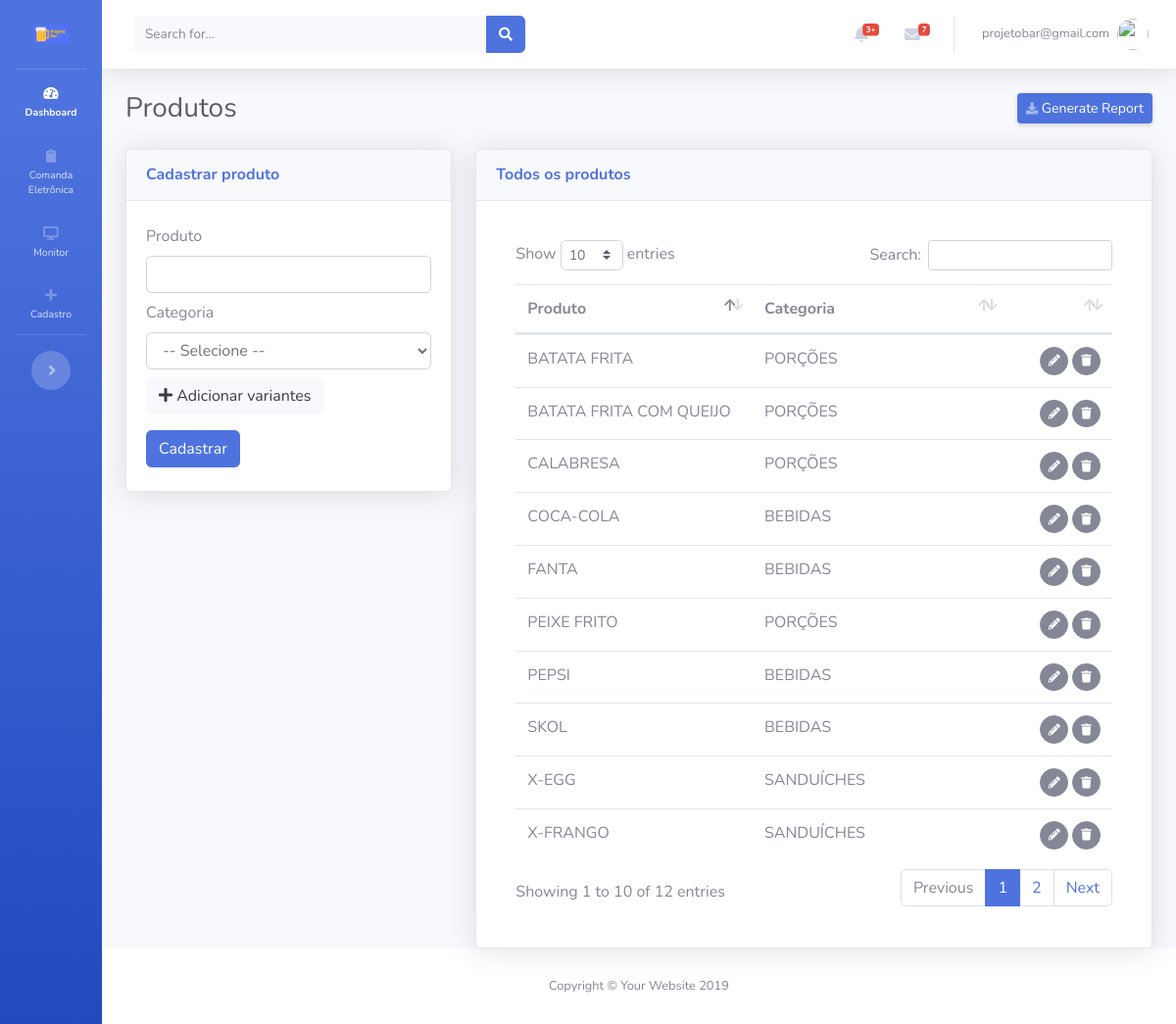
Page /views/produtos/Cadastrar.php (signed in) on the committed database.
### tables this page shows
CREATE TABLE IF NOT EXISTS `produtos` (
  `id` int(11) NOT NULL AUTO_INCREMENT,
  `produto` varchar(200) NOT NULL,
  `categoria` int(11) NOT NULL COMMENT 'FK',
  `usuario` int(11) NOT NULL COMMENT 'FK',
  `cadastro` datetime NOT NULL,
  `modificado` datetime NOT NULL,
  PRIMARY KEY (`id`)
);

CREATE TABLE IF NOT EXISTS `categorias` (
  `id` int(11) NOT NULL AUTO_INCREMENT,
  `categoria` varchar(200) NOT NULL,
  `usuario` int(11) NOT NULL COMMENT 'FK',
  `cadastro` datetime NOT NULL,
  `modificado` datetime NOT NULL,
  PRIMARY KEY (`id`)
);

### config.php (called while the page is built, shortened)
<?php
$app_token= 'appbar1';

### controllers/sidebar/ControllerSidebarToggle.php (called while the page is built)
<?php
$sqlCosultaToggle="SELECT * FROM sidebar WHERE id_usuario = '".$_SESSION['id'.$app_token]."' LIMIT 1";
$resultCosultaToggle=mysqli_query($conecta,$sqlCosultaToggle);
$CosultaToggle=mysqli_fetch_assoc($resultCosultaToggle);

### views/produtos/templates/FormularioExibir.php (the view, shortened to what this page needs)
<div class="card shadow mb-12" id="cardFormularioExibir" style="display:none;">
  <div class="card-header py-3">
    <h6 class="m-0 font-weight-bold text-primary">Todos os produtos</h6>
  </div>
  <div class="card-body">
    <?php
    $sql="
    SELECT
    a.id,
    a.produto,
    b.categoria
    FROM produtos a
    LEFT JOIN categorias b on (a.categoria=b.id) order by produto ASC";
    if ($result=mysqli_query($conecta,$sql))
    {
      ?>
      <div class="card-body">
        <div class="table-responsive">
          <table class="table cell-border table-hover" id="dataTable" width="100%" cellspacing="0">
            <thead>
              <tr>
                <th>Produto</th>
                <th>Categoria</th>
                <th></th>
              </tr>
            </thead>
            <tfoot>
              <tbody>
                <?php
                while ($row=mysqli_fetch_assoc($result))
                {
                 ?>
                 <tr>
                  <td><?php echo $row['produto'];?></td>
                  <td><?php echo $row['categoria'];?></td>
                  <td align="right">
                    <span id="acoes">
                      <button class="btn btn-secondary btn-circle btn-sm botaoEditarProdutoTransicao" idproduto="<?=$row['id']?>">
                        <i class="fas fa-pencil-alt"></i></button>
                        <button class="btn btn-secondary btn-circle btn-sm botaoExcluirProdutoTransicao" data-toggle="modal" data-target="#modalExcluirProduto" idproduto="<?=$row['id']?>"> <i class="fas fa-trash"></i>
                        </span>
                      </td>
                    </tr>
                    <?php
                  }
                  ?>
                </tbody>
              </table>
            </div>
          </div>
          <?php
        }
        ?>
      </div>
    </div>

### inc/header.php (shortened to what this page needs)
<!DOCTYPE html>
<html lang="en">
<head>
  <link href="<?php echo BASEURL; ?>vendor/fontawesome-free/css/all.min.css" rel="stylesheet" type="text/css">
  <link href="<?php echo BASEURL; ?>css/sb-admin-2.css" rel="stylesheet">
  <link href="<?php echo BASEURL;?>vendor/alertify/css/alertify.min.css" rel="stylesheet">
</head>
  <?php include_once($ControllerSidebarToggle); ?>

### views/produtos/Cadastrar.php (shortened to what this page needs)
<?php
$app_page_name="produtos";
include ('../../config.php');
include('../../inc/header.php');
?>
<link href="<?php echo BASEURL;?>vendor/datatables/dataTables.bootstrap4.min.css" rel="stylesheet">
<body id="page-top">
  <div id="wrapper">
    <?php include('../../inc/sidebar.php'); ?>
    <div id="content-wrapper" class="d-flex flex-column">
      <div id="content">
       <?php include('../../inc/topbar.php'); ?>
       <div class="container-fluid">
        <div class="d-sm-flex align-items-center justify-content-between mb-4">
          <h1 class="h3 mb-0 text-gray-800"><?php echo ucfirst($app_page_name); ?></h1>
          <a href="#" class="d-none d-sm-inline-block btn btn-sm btn-primary shadow-sm"><i class="fas fa-download fa-sm text-white-50"></i> Generate Report</a>
        </div>
        <div id="contentTemplateMaster">
         <?php include ('templates/TemplateMaster.php'); ?>
       </div>
     </div>
   </div>
 </div>
</div>
<?php include('../../inc/footer.php'); ?>

### inc/sidebar.php (shortened to what this page needs)
    <ul class="navbar-nav bg-gradient-primary sidebar sidebar-dark accordion  <?php echo $CosultaToggle['status']; ?>" id="accordionSidebar">
      <a class="sidebar-brand d-flex align-items-center justify-content-center" href="<?php echo BASEURL.'index.php'; ?>">
        <img src="<?php echo BASEURL;?>img/logo_azul_small.png" width="50%">
    </a>
    <hr class="sidebar-divider my-0">
    <li class="nav-item active">
      <a class="nav-link" href="<?php echo BASEURL.'index.php'; ?>">
        <i class="fas fa-fw fa-tachometer-alt"></i>
        <span>Dashboard</span></a>
      </li>
      <li class="nav-item">
        <a class="nav-link collapsed" href="#" data-toggle="collapse" data-target="#collapsePage1" aria-expanded="true" aria-controls="collapsePages">
          <i class="fas fa-clipboard"></i>
          <span>Comanda Eletrônica</span>
        </a>
    </li>
    <li class="nav-item">
      <a class="nav-link collapsed" href="#" data-toggle="collapse" data-target="#collapsePage2" aria-expanded="true" aria-controls="collapsePages">
        <i class="fas fa-desktop"></i>
        <span>Monitor</span>
      </a>
  </li>
  <li class="nav-item">
    <a class="nav-link collapsed" href="#" data-toggle="collapse" data-target="#collapsePages3" aria-expanded="true" aria-controls="collapsePages">
      <i class="fas fa-plus"></i>
      <span>Cadastro</span>
    </a>
</li>
  <hr class="sidebar-divider d-none d-md-block">
  <div class="text-center d-none d-md-inline">
    <button class="rounded-circle border-0" id="sidebarToggle" name="sidebarToggle"></button>
  </div>
</ul>

### inc/topbar.php (shortened to what this page needs)
<nav class="navbar navbar-expand navbar-light bg-white topbar mb-4 static-top shadow">
  <form class="d-none d-sm-inline-block form-inline mr-auto ml-md-3 my-2 my-md-0 mw-100 navbar-search">
    <div class="input-group">
      <input type="text" class="form-control bg-light border-0 small" placeholder="Search for..." aria-label="Search" aria-describedby="basic-addon2">
      <div class="input-group-append">
        <button class="btn btn-primary" type="button">
          <i class="fas fa-search fa-sm"></i>
        </button>
      </div>
    </div>
  </form>
  <ul class="navbar-nav ml-auto">
    <li class="nav-item dropdown no-arrow mx-1">
      <a class="nav-link dropdown-toggle" href="#" id="alertsDropdown" role="button" data-toggle="dropdown" aria-haspopup="true" aria-expanded="false">
        <i class="fas fa-bell fa-fw"></i>
        <span class="badge badge-danger badge-counter">3+</span>
      </a>
    </li>
    <li class="nav-item dropdown no-arrow mx-1">
      <a class="nav-link dropdown-toggle" href="#" id="messagesDropdown" role="button" data-toggle="dropdown" aria-haspopup="true" aria-expanded="false">
        <i class="fas fa-envelope fa-fw"></i>
        <span class="badge badge-danger badge-counter">7</span>
      </a>
    </li>
    <li class="nav-item dropdown no-arrow">
      <a class="nav-link dropdown-toggle" href="#" id="userDropdown" role="button" data-toggle="dropdown" aria-haspopup="true" aria-expanded="false">
        <span class="mr-2 d-none d-lg-inline text-gray-600 small"><?php echo $_SESSION['login'.$app_token]; ?></span>
        <img class="img-profile rounded-circle" src="https://source.unsplash.com/QAB-WJcbgJk/60x60">
      </a>
    </li>
  </ul>
</nav>

### views/produtos/templates/TemplateMaster.php (shortened to what this page needs)
<?php
$FormularioCadastrar = $_SERVER['DOCUMENT_ROOT'];
$FormularioCadastrar .= BASEURL . "views/produtos/templates/FormularioCadastrar.php";
$FormularioExibir = $_SERVER['DOCUMENT_ROOT'];
$FormularioExibir .= BASEURL . "views/produtos/templates/FormularioExibir.php";
?>
<div class="row">
<div class="col-xl-4 col-lg-5">
<?php include ($FormularioCadastrar); ?>
</div>
<div class="col-xl-8 col-lg-7">
<?php include ($FormularioExibir); ?>

### views/produtos/templates/FormularioCadastrar.php (shortened to what this page needs)
  <div class="card shadow mb-4 FormularioCadastrarProduto">
    <div class="card-header py-3">
      <h6 class="m-0 font-weight-bold text-primary">Cadastrar produto</h6>
    </div>
    <div class="card-body">
      <div class="row">
        <div class="col-12 col-md-12 col-xl-12 col-lg-9 py-1">
          <label>Produto</label>
          <input type="text" id="produto" class="form-control"  required />
        </div>
        <div class="col-12 col-md-12 col-xl-12 col-lg-9 py-1">
          <label>Categoria</label>
          <select class="form-control" id="categoria">
            <?php include($ModelSelectCategoria); ?>
          </select>
        </div>
      <div class="col-12 col-md-12 col-xl-12 col-lg-9 py-1">
        <button type="button" class="btn btn-light" onclick="addCampos()"><i class="fas fa-plus"></i> Adicionar variantes</button>
      </div>
      <div class="col-12 col-md-12 col-xl-12 col-lg-9 py-1">
      </div>
    </div>
    <div class="row">
      <div class="col-2 col-md-2 col-xl-1 col-lg-1 py-1">
        <button class="btn btn-primary" id="botaoCadastrarProduto">Cadastrar</button>
      </div>
    </div>
  </div>
</div>

### models/categorias/ModelSelect.php (shortened to what this page needs)
<?php
$consultarCategoria = "SELECT * FROM categorias";
if ($result=mysqli_query($conecta,$consultarCategoria))
{
	echo "<option value=''>-- Selecione --</option>";
}

### inc/footer.php (shortened to what this page needs)
      <footer class="sticky-footer bg-white">
        <div class="container my-auto">
          <div class="copyright text-center my-auto">
            <span>Copyright &copy; Your Website 2019</span>
          </div>
        </div>
      </footer>
    </div>
  </div>
</body>
</html>

### rows in the picture
produtos: produto "BATATA FRITA", categorias.categoria "PORÇÕES"
produtos: produto "BATATA FRITA COM QUEIJO", categorias.categoria "PORÇÕES"
produtos: produto "CALABRESA", categorias.categoria "PORÇÕES"
produtos: produto "COCA-COLA", categorias.categoria "BEBIDAS"
produtos: produto "FANTA", categorias.categoria "BEBIDAS"
produtos: produto "PEIXE FRITO", categorias.categoria "PORÇÕES"
produtos: produto "PEPSI", categorias.categoria "BEBIDAS"
produtos: produto "SKOL", categorias.categoria "BEBIDAS"
produtos: produto "X-EGG", categorias.categoria "SANDUÍCHES"
produtos: produto "X-FRANGO", categorias.categoria "SANDUÍCHES"

### other values in the picture
$_SESSION['login'.$app_token] "projetobar@gmail.com"
$app_page_name "Produtos"
